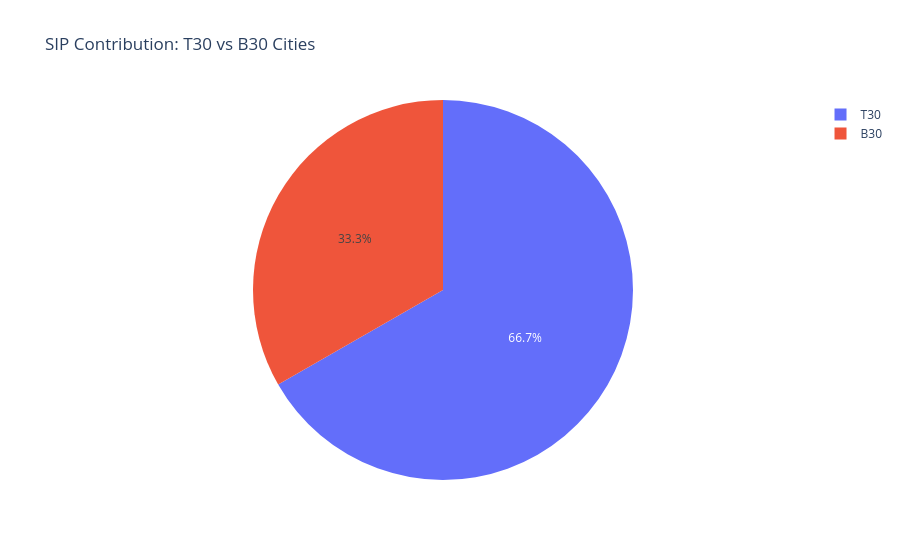

The code cell stored with this chart in its notebook:
### Code cell
query_geo = """
SELECT state, city_tier, SUM(amount_inr) as total_sip_volume
FROM fact_transactions
WHERE transaction_type = 'SIP'
GROUP BY state, city_tier
"""
geo_df = pd.read_sql(query_geo, engine)

state_df = geo_df.groupby('state')['total_sip_volume'].sum().sort_values(ascending=False).head(10).reset_index()
plt.figure(figsize=(10, 6))
sns.barplot(data=state_df, x='total_sip_volume', y='state', palette="viridis")
plt.title('Top 10 States by SIP Volume', fontsize=14)
plt.xlabel('SIP Volume (₹)')
plt.ylabel('State')
plt.tight_layout()
plt.savefig(export_dir / "state_sip_distribution.png", dpi=300)
plt.show()

tier_df = geo_df.groupby('city_tier')['total_sip_volume'].sum().reset_index()
fig_tier = px.pie(tier_df, values='total_sip_volume', names='city_tier', title="SIP Contribution: T30 vs B30 Cities")
fig_tier.show()
try:
    fig_tier.write_image(export_dir / "city_tier_split.png")
except Exception as e:
    print(f"Error: {e}")

### Figure 1 — Plotly figure (JSON) as saved in the notebook; plotly's stock layout.template omitted (floating-point values rounded to 4 significant figures)
{"data": [{"domain": {"x": [0, 1], "y": [0, 1]}, "hovertemplate": "city_tier=%{label}<br>total_sip_volume=%{value}<extra></extra>", "labels": ["B30", "T30"], "legendgroup": "", "name": "", "showlegend": true, "type": "pie", "values": [72300000.0, 144900000.0]}], "layout": {"legend": {"tracegroupgap": 0}, "title": {"text": "SIP Contribution: T30 vs B30 Cities"}}}
